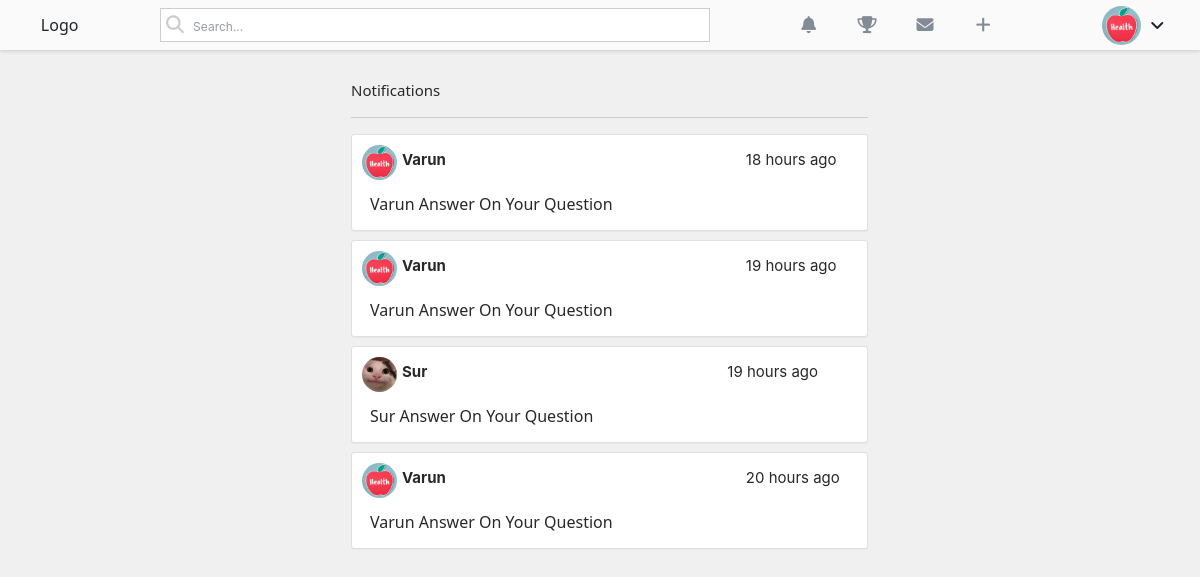
Before: /notifications/ (signed in) with the older database file.
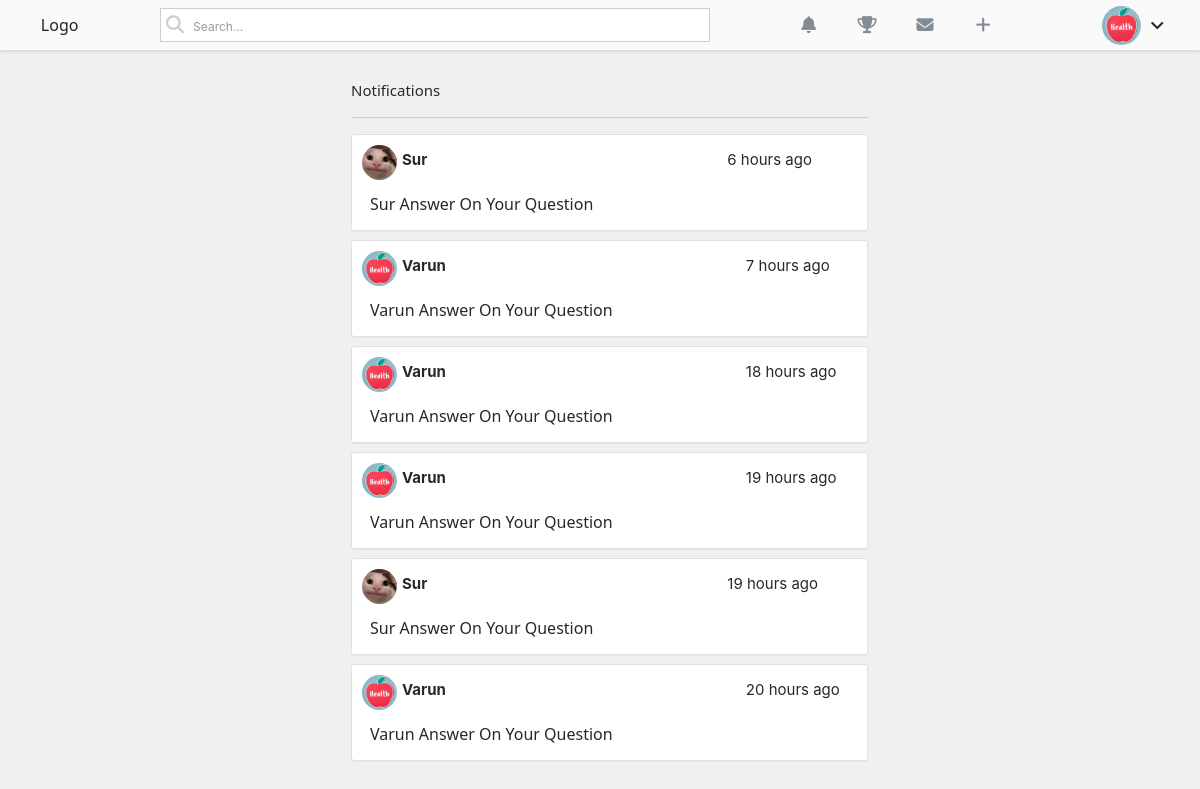
After: the same page with the newer database file.
### main/models.py (models this page shows, shortened)
class Profile(models.Model):
    user = models.OneToOneField(User,on_delete=models.CASCADE)
    image = models.ImageField(default="default.jpg",upload_to = "profile_pics")
    about = models.TextField(default="I am nerd")
    location = models.CharField(max_length=100)
    usercreated = models.DateTimeField(default=now)
    followers = models.ManyToManyField(User,blank=True,related_name="followers")
    coins = models.IntegerField(default=0)

class Notifications(models.Model):
    post = models.ForeignKey(Post,on_delete=models.CASCADE,related_name='post')
    sender = models.ForeignKey(User,on_delete=models.CASCADE,related_name='sender')
    user = models.ForeignKey(User,on_delete=models.CASCADE,related_name='user')
    date = models.DateTimeField(default=now)

### main/views.py (the view)
# urls.py: path('notifications/',views.notificationstuff,name = "notifications"),
def notificationstuff(request):
    user = request.user
    notification = Notifications.objects.filter(user = user).order_by("-date")
    return render(request,"notifications.html",{"notification":notification})

### templates/notifications.html (shortened to what this page needs)
{% load static %}
{% load humanize %}
<!DOCTYPE html>
<html lang="en">
<head>
    <link href="https://cdn.jsdelivr.net/npm/bootstrap@5.1.1/dist/css/bootstrap.min.css" rel="stylesheet">
    <link rel="stylesheet" href="{% static 'css/home.css' %}">
</head>
<body style="background-color: rgba(165, 165, 165, 0.164);">
    <header class="navbarr">
        <div class="logo">
            Logo
        </div>
        <div class="searchdiv">
            <i class="fas fa-search"></i>
            <input type="search" class="searchh" placeholder="Search...">
        </div>
        <div class="iconsdivuser">
            <i class="fas fa-bell" data-bs-toggle="tooltip" title="Notifications"></i>
            <i class="fas fa-trophy" data-bs-toggle="tooltip" title="Achievements Such As Points"></i>
            <i class="fas fa-envelope" data-bs-toggle="tooltip" title="Messages"></i>
            <a href="{% url 'ask_question' %}"><i class="fas fa-plus" data-bs-toggle="modal" data-bs-target="#postcreate"></i></a>
        </div>
        <div class="userdiv">
            <img src="{{user.profile.image.url}}" data-bs-toggle="tooltip" title = "{{request.user}}" width="39px" height="39px" class="userprofilebruh">
            <i class="fas fa-angle-down" onclick="usernav()"></i>
        </div>
    </header>
        <p style="margin-top: 80px;color: #282829;font-size: 15px;line-height: 21px;margin-left: 351px;">Notifications</p>
        <hr width="517px" style="position: relative;left: 351px;color: #636466;">
        {% for notification in notification %}
          <div class="notificationdiv">
            <a href="{% url 'post_detail' notification.post.pk %}">
              <div class="headerstuff">
                  <img src="{{notification.sender.profile.image.url}}" alt="">
                  <p class="useraname">{{notification.sender}}</p>
                  <p class="time">{{notification.date|naturaltime}}</p>
              </div>
                <p style="color: #282829;font-size: 16px;font-weight: 500;line-height: 21px;padding: 8px 18px;">{{notification.sender}} Answer On Your Question</p>
            </a>
          </div>
        {% endfor %}
</body>
</html>

### main/static/css/home.css (style rules this page uses)
.navbarr { height: 50px; width: 100%; background-color: #fafafb; position: fixed; top: 0; left: 0; z-index: 5050; box-shadow: rgba(0, 0, 0, 0.16) 0px 1px 4px; display: flex; align-items: center; justify-content: space-around; }
a { color: #282829; text-decoration: none; }
.searchdiv { display: flex; align-items: center; width: 550px; height: 34px; outline: none; border: 1px solid #535a604d; background-color: white; font-family: -apple-system, BlinkMacSystemFont, 'Segoe UI', Roboto, Oxygen, Ubuntu, Cantarell, 'Open Sans', 'Helvetica Neue', sans-serif; }
.searchdiv i { color: #535a604d; cursor: pointer; margin-left: 5px; font-size: 18px; }
.searchh { flex: 1; border: none; outline: none; height: 31px; padding-left: 9px; font-size: 15px; }
.searchh::placeholder { color: #535a609a; font-size: 12px; }
.iconsdivuser i { font-size: 17px; color: #838c95; cursor: pointer; margin-right: 20px; width: 34px; height: 50px; line-height: 50px; text-align: center; }
.userdiv i { cursor: pointer; position: relative; left: 5px; top: 2px; }
.userprofilebruh { border-radius: 100px; cursor: pointer; }
.notificationdiv { height: 97px; width: 517px; background-color: #fff; border: 1px solid #dee0e1; border-radius: 3px; box-shadow: 0 1px 1px rgb(0 0 0 / 4%); cursor: pointer; margin-top: 9px; margin-left: 351px; }
.notificationdiv .headerstuff { display: flex; width: 517px; }
.notificationdiv .headerstuff img { width: 35px; height: 35px; border-radius: 100%; margin-top: 10px; margin-left: 10px; }
.notificationdiv .headerstuff .useraname { font-family: -apple-system, BlinkMacSystemFont, 'Segoe UI', Roboto, Oxygen, Ubuntu, Cantarell, 'Open Sans', 'Helvetica Neue', sans-serif; font-size: 15px; line-height: 21px; color: #282829; cursor: pointer; font-weight: bold; margin-top: 14px; margin-left: 5px; }
.notificationdiv .headerstuff .time { font-family: -apple-system, BlinkMacSystemFont, 'Segoe UI', Roboto, Oxygen, Ubuntu, Cantarell, 'Open Sans', 'Helvetica Neue', sans-serif; font-size: 15px; line-height: 21px; color: #282829; margin-top: 14px; margin-left: 300px; }

### templates/notifications.html (style rules this page uses)
a { text-decoration: none; }

Changed rows visible on the page:
added Notifications: sender.profile.image (picture), sender "Sur", date "6 hours ago"
added Notifications: sender.profile.image (placeholder picture), sender "Varun", date "7 hours ago"
